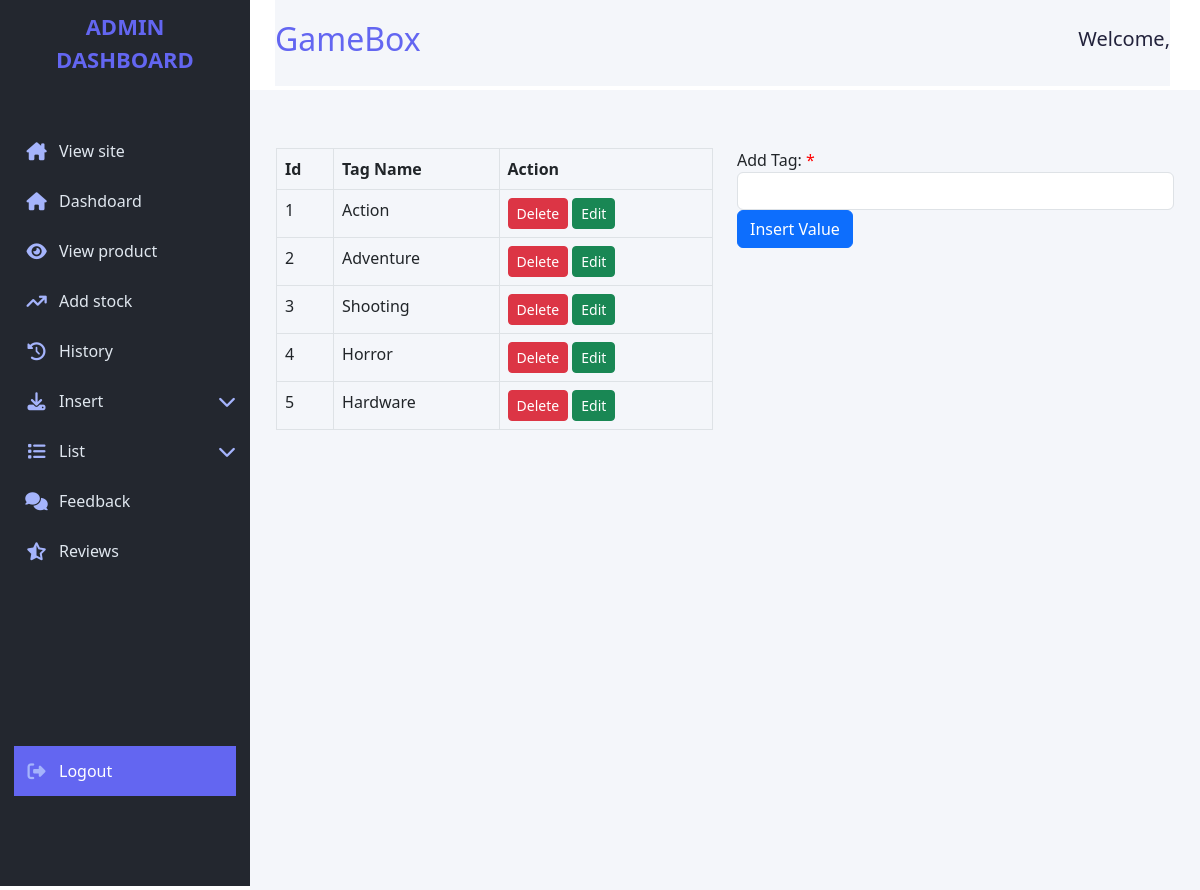
/admin_area/index.php?insert_tags (signed in), run on the app's committed database.
### tables this page shows
CREATE TABLE `tags` (
  `id` int(11) NOT NULL,
  `tag_name` varchar(100) DEFAULT NULL
);

### admin_area/insert_tags.php (the view, shortened to what this page needs)
<?php
include ('../include/connect_database.php');
?>
<div class="row pt-5">
    <div class="col-6">
        <div>
            <table class="table table-bordered">
                <thead>
                    <th>Id</th>
                    <th>Tag Name</th>
                    <th>Action</th>
                </thead>
                <tbody>
                    <?php
                    $select = "SELECT * FROM  `tags`";
                    $result = mysqli_query($conn, $select);
                    while ($data = mysqli_fetch_array($result)) { ?>
                        <tr>
                            <td><?= $data["id"] ?></td>
                            <td><?= $data["tag_name"] ?></td>
                            <td>
                                <form action="" method="post">
                                    <button type="submit" name="delete_tag" class="btn btn-danger btn-sm"
                                        onclick="return confirm('Are you sure you want to delete this tag?')">Delete</button>
                                    <a href="index.php?edit_tags=<?php echo $data["id"] ?>"
                                        class="btn btn-success btn-sm">Edit</a>
                                </form>
                            </td>
                        </tr>
                    <?php } ?>
                </tbody>
            </table>
        </div>
    </div>
    <div class="col-6">
        <div>
            <form action="" method="post">
                <div class="form-group">
                    <label for="tag">Add Tag: <span class="required">*</span></label>
                    <input type="text" name="tag" class="form-control">
                </div>
                <input type="submit" value="Insert Value" class="btn btn-primary" name="insert_tag">
            </form>
        </div>
    </div>
</div>

### admin_area/style.css (style rules this page uses)
:root { --primary-color: #23272f; --secondary-color: #f4f6fa; --third-color: #6366f1; --third-color-hover: #4f46e5; --text-color: #22223b; --sidebar-text: #e0e7ef; --sidebar-icon: #a5b4fc; --default-transition: all 0.3s linear; }
.form-group { position: relative; }
.required { color: red; }

### data on the page
tags: id "1", tag_name "Action"
tags: id "2", tag_name "Adventure"
tags: id "3", tag_name "Shooting"
tags: id "4", tag_name "Horror"
tags: id "5", tag_name "Hardware"
